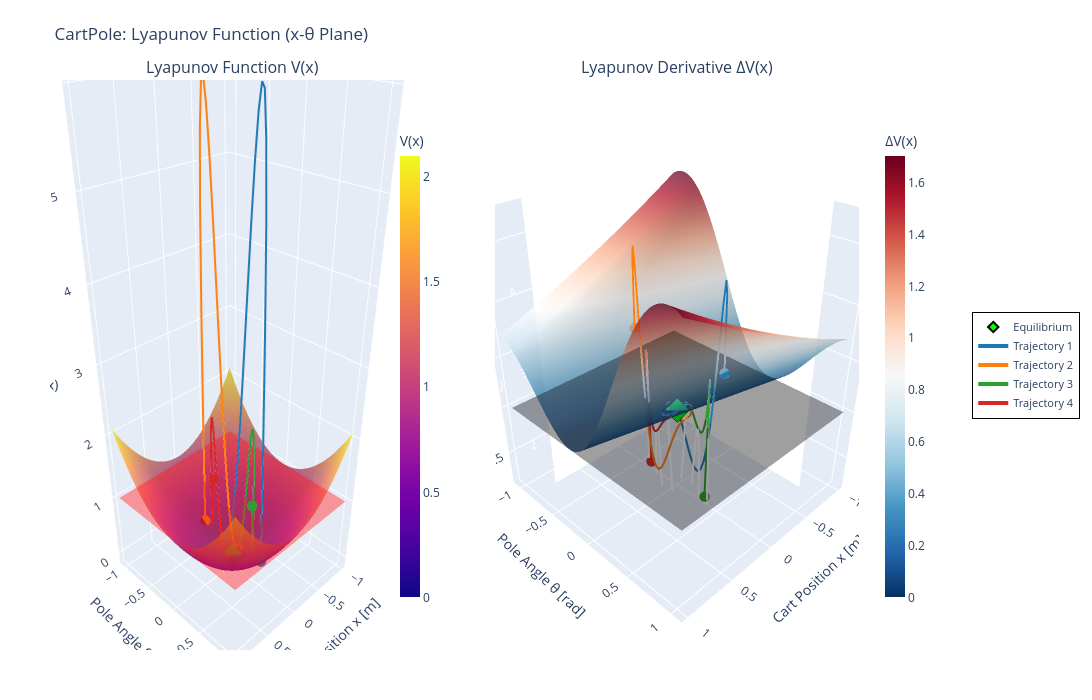

Source (notebook cell):
### Code cell
# 3D Lyapunov Function Visualization, position and angle, including derivative/difference
plot_lyapunov_3d_surface(
    lyapunov_nn = lyapunov_nn,
    controller_nn = controller,
    dynamics_system = discrete_system,
    state_limits = state_limits_x_theta,
    state_indices=state_indices_x_theta,
    state_names=("Cart Position x [m]", "Pole Angle θ [rad]"),
    rho=rho,
    grid_resolution=120,
    trajectories=trajectories,
    title="CartPole: Lyapunov Function (x-θ Plane)",
    show=False,
    colorscale="Plasma",
    trajectory_colorscale="D3",
    show_derivative = True,
    surface_opacity = 0.75
)

### Figure 1 — Plotly figure (JSON) as saved in the notebook; plotly's stock layout.template omitted (floating-point values rounded to 4 significant figures; data arrays with more than 128 entries replaced by an {"elided": "..."} marker saying what was removed)
{"data": [{"colorbar": {"len": 0.85, "thickness": 20, "title": {"text": "V(x)"}, "x": 0.42}, "colorscale": [[0, "#0d0887"], [0.1111, "#46039f"], [0.2222, "#7201a8"], [0.3333, "#9c179e"], [0.4444, "#bd3786"], [0.5556, "#d8576b"], [0.6667, "#ed7953"], [0.7778, "#fb9f3a"], [0.8889, "#fdca26"], [1, "#f0f921"]], "hovertemplate": "%{xaxis.title.text}: %{x:.3f}<br>%{yaxis.title.text}: %{y:.3f}<br>V: %{z:.3f}<extra></extra>", "name": "V(x)", "opacity": 0.75, "scene": "scene", "type": "surface", "x": {"elided": "120x120 float values"}, "y": {"elided": "120x120 float values"}, "z": {"elided": "120x120 float values"}}, {"colorbar": {"len": 0.85, "thickness": 20, "title": {"text": "ΔV(x)"}, "x": 1.02}, "colorscale": [[0, "rgb(5,48,97)"], [0.1, "rgb(33,102,172)"], [0.2, "rgb(67,147,195)"], [0.3, "rgb(146,197,222)"], [0.4, "rgb(209,229,240)"], [0.5, "rgb(247,247,247)"], [0.6, "rgb(253,219,199)"], [0.7, "rgb(244,165,130)"], [0.8, "rgb(214,96,77)"], [0.9, "rgb(178,24,43)"], [1, "rgb(103,0,31)"]], "hovertemplate": "%{xaxis.title.text}: %{x:.3f}<br>%{yaxis.title.text}: %{y:.3f}<br>ΔV: %{z:.3f}<extra></extra>", "name": "ΔV(x)", "opacity": 0.75, "scene": "scene2", "type": "surface", "x": {"elided": "120x120 float values"}, "y": {"elided": "120x120 float values"}, "z": {"elided": "120x120 float values"}}, {"colorscale": [[0, "red"], [1, "red"]], "hovertemplate": "ROA boundary<extra></extra>", "name": "ROA (ρ=0.997)", "opacity": 0.4, "scene": "scene", "showscale": false, "type": "surface", "x": {"elided": "120x120 float values"}, "y": {"elided": "120x120 float values"}, "z": {"elided": "120x120 float values"}}, {"colorscale": [[0, "black"], [1, "black"]], "hovertemplate": "ΔV=0 plane<extra></extra>", "name": "ΔV=0", "opacity": 0.4, "scene": "scene2", "showscale": false, "type": "surface", "x": {"elided": "120x120 float values"}, "y": {"elided": "120x120 float values"}, "z": {"elided": "120x120 float values"}}, {"hovertemplate": "Equilibrium<extra></extra>", "marker": {"color": "lime", "line": {"color": "black", "width": 2}, "size": 8, "symbol": "diamond"}, "mode": "markers", "name": "Equilibrium", "scene": "scene", "showlegend": true, "type": "scatter3d", "x": [0], "y": [0], "z": [0]}, {"hovertemplate": "Equilibrium<extra></extra>", "marker": {"color": "lime", "line": {"color": "black", "width": 2}, "size": 8, "symbol": "diamond"}, "mode": "markers", "name": "Equilibrium", "scene": "scene2", "showlegend": false, "type": "scatter3d", "x": [0], "y": [0], "z": [0]}, {"hovertemplate": "Traj 1<br>V: %{z:.3f}<extra></extra>", "line": {"color": "#1F77B4", "width": 4}, "mode": "lines", "name": "Trajectory 1", "scene": "scene", "showlegend": true, "type": "scatter3d", "x": {"elided": "201 float values"}, "y": {"elided": "201 float values"}, "z": {"elided": "201 float values"}}, {"hovertemplate": "Start<extra></extra>", "marker": {"color": "#1F77B4", "size": 6, "symbol": "circle"}, "mode": "markers", "scene": "scene", "showlegend": false, "type": "scatter3d", "x": [0], "y": [0.5236], "z": [0.2742]}, {"hovertemplate": "Traj 1<br>ΔV: %{z:.3f}<extra></extra>", "line": {"color": "#1F77B4", "width": 4}, "mode": "lines", "scene": "scene2", "showlegend": false, "type": "scatter3d", "x": {"elided": "201 float values"}, "y": {"elided": "201 float values"}, "z": {"elided": "201 float values"}}, {"hovertemplate": "Start<extra></extra>", "marker": {"color": "#1F77B4", "size": 6, "symbol": "circle"}, "mode": "markers", "scene": "scene2", "showlegend": false, "type": "scatter3d", "x": [0], "y": [0.5236], "z": [0.6135]}, {"hovertemplate": "Traj 2<br>V: %{z:.3f}<extra></extra>", "line": {"color": "#FF7F0E", "width": 4}, "mode": "lines", "name": "Trajectory 2", "scene": "scene", "showlegend": true, "type": "scatter3d", "x": {"elided": "201 float values"}, "y": {"elided": "201 float values"}, "z": {"elided": "201 float values"}}, {"hovertemplate": "Start<extra></extra>", "marker": {"color": "#FF7F0E", "size": 6, "symbol": "circle"}, "mode": "markers", "scene": "scene", "showlegend": false, "type": "scatter3d", "x": [0], "y": [-0.5236], "z": [0.2742]}, {"hovertemplate": "Traj 2<br>ΔV: %{z:.3f}<extra></extra>", "line": {"color": "#FF7F0E", "width": 4}, "mode": "lines", "scene": "scene2", "showlegend": false, "type": "scatter3d", "x": {"elided": "201 float values"}, "y": {"elided": "201 float values"}, "z": {"elided": "201 float values"}}, {"hovertemplate": "Start<extra></extra>", "marker": {"color": "#FF7F0E", "size": 6, "symbol": "circle"}, "mode": "markers", "scene": "scene2", "showlegend": false, "type": "scatter3d", "x": [0], "y": [-0.5236], "z": [0.6135]}, {"hovertemplate": "Traj 3<br>V: %{z:.3f}<extra></extra>", "line": {"color": "#2CA02C", "width": 4}, "mode": "lines", "name": "Trajectory 3", "scene": "scene", "showlegend": true, "type": "scatter3d", "x": {"elided": "201 float values"}, "y": {"elided": "201 float values"}, "z": {"elided": "201 float values"}}, {"hovertemplate": "Start<extra></extra>", "marker": {"color": "#2CA02C", "size": 6, "symbol": "circle"}, "mode": "markers", "scene": "scene", "showlegend": false, "type": "scatter3d", "x": [0], "y": [0.3491], "z": [1.122]}, {"hovertemplate": "Traj 3<br>ΔV: %{z:.3f}<extra></extra>", "line": {"color": "#2CA02C", "width": 4}, "mode": "lines", "scene": "scene2", "showlegend": false, "type": "scatter3d", "x": {"elided": "201 float values"}, "y": {"elided": "201 float values"}, "z": {"elided": "201 float values"}}, {"hovertemplate": "Start<extra></extra>", "marker": {"color": "#2CA02C", "size": 6, "symbol": "circle"}, "mode": "markers", "scene": "scene2", "showlegend": false, "type": "scatter3d", "x": [0], "y": [0.3491], "z": [-0.7779]}, {"hovertemplate": "Traj 4<br>V: %{z:.3f}<extra></extra>", "line": {"color": "#D62728", "width": 4}, "mode": "lines", "name": "Trajectory 4", "scene": "scene", "showlegend": true, "type": "scatter3d", "x": {"elided": "201 float values"}, "y": {"elided": "201 float values"}, "z": {"elided": "201 float values"}}, {"hovertemplate": "Start<extra></extra>", "marker": {"color": "#D62728", "size": 6, "symbol": "circle"}, "mode": "markers", "scene": "scene", "showlegend": false, "type": "scatter3d", "x": [0], "y": [-0.3491], "z": [1.122]}, {"hovertemplate": "Traj 4<br>ΔV: %{z:.3f}<extra></extra>", "line": {"color": "#D62728", "width": 4}, "mode": "lines", "scene": "scene2", "showlegend": false, "type": "scatter3d", "x": {"elided": "201 float values"}, "y": {"elided": "201 float values"}, "z": {"elided": "201 float values"}}, {"hovertemplate": "Start<extra></extra>", "marker": {"color": "#D62728", "size": 6, "symbol": "circle"}, "mode": "markers", "scene": "scene2", "showlegend": false, "type": "scatter3d", "x": [0], "y": [-0.3491], "z": [-0.7779]}], "layout": {"annotations": [{"font": {"size": 16}, "showarrow": false, "text": "Lyapunov Function V(x)", "x": 0.225, "xanchor": "center", "xref": "paper", "y": 1, "yanchor": "bottom", "yref": "paper"}, {"font": {"size": 16}, "showarrow": false, "text": "Lyapunov Derivative ΔV(x)", "x": 0.775, "xanchor": "center", "xref": "paper", "y": 1, "yanchor": "bottom", "yref": "paper"}], "height": 700, "legend": {"bgcolor": "rgba(255,255,255,0.95)", "bordercolor": "black", "borderwidth": 1, "font": {"size": 11}, "x": 1.14, "xanchor": "left", "y": 0.5, "yanchor": "middle"}, "margin": {"b": 50, "l": 50, "r": 50, "t": 80}, "scene": {"camera": {"eye": {"x": 1.5, "y": 1.5, "z": 1.3}}, "domain": {"x": [0, 0.45], "y": [0, 1]}, "xaxis": {"title": {"text": "Cart Position x [m]"}}, "yaxis": {"title": {"text": "Pole Angle θ [rad]"}}, "zaxis": {"title": {"text": "V(x)"}}}, "scene2": {"camera": {"eye": {"x": 1.5, "y": 1.5, "z": 1.3}}, "domain": {"x": [0.55, 1], "y": [0, 1]}, "xaxis": {"title": {"text": "Cart Position x [m]"}}, "yaxis": {"title": {"text": "Pole Angle θ [rad]"}}, "zaxis": {"title": {"text": "ΔV(x)"}}}, "showlegend": true, "title": {"text": "CartPole: Lyapunov Function (x-θ Plane)"}, "width": 1500}}
